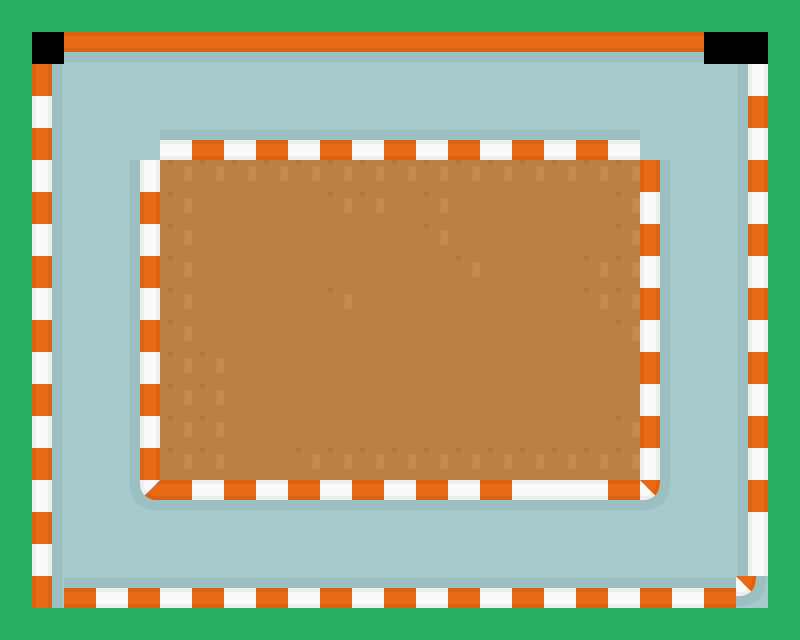

Tiled map render using the project's own tile images. Description and the whole map definition, tile-layer contents included, below:
An orthogonal 25x20 tile map with 32x32 px tiles, 2 tile layers (All, Zabrany).

<map version="1.4" tiledversion="1.4.2" orientation="orthogonal" renderorder="right-down" width="25" height="20" tilewidth="32" tileheight="32" infinite="0" nextlayerid="11" nextobjectid="7">
 <editorsettings>
  <export target="race_01.lua" format="lua" />
 </editorsettings>
 <tileset firstgid="1" source="spritesheet_tiles.tsx" />
 <layer id="1" name="All" width="25" height="20">
  <data encoding="csv">
265,265,265,265,265,265,265,265,265,265,265,265,265,265,265,265,265,265,265,265,265,265,265,265,265,
265,0,0,0,0,0,0,0,0,0,0,0,0,0,0,0,0,0,0,0,0,0,0,0,265,
265,3541,2885,2885,2885,2885,2885,2885,2885,2885,2885,2885,2885,2885,2885,2885,2885,2885,2885,2885,2885,2885,2885,2536,265,
265,3613,2885,2885,2885,2885,2885,2885,2885,2885,2885,2885,2885,2885,2885,2885,2885,2885,2885,2885,2885,2885,2885,2320,265,
265,3541,2885,2885,1234,1373,1374,1373,1374,1373,1374,1373,1374,1373,1374,1373,1374,1373,1374,1373,1234,2885,2885,2536,265,
265,3613,2885,2885,2536,1875,1875,1875,1875,1875,1875,1875,1875,1875,1875,1875,1875,1875,1875,1875,2093,2885,2885,2320,265,
265,3541,2885,2885,2320,1875,2233,2233,2233,2233,1875,1875,2233,1875,2233,2233,2233,2233,2233,1875,2021,2885,2885,2536,265,
265,3613,2885,2885,2536,1875,2233,2305,2305,2305,2233,2233,2233,1875,2305,2305,2305,2305,2305,1875,2093,2885,2885,2320,265,
265,3541,2885,2885,2320,1875,2233,2233,2233,2233,2305,2233,2233,2233,1875,2305,2233,2233,1875,1875,2021,2885,2885,2536,265,
265,3613,2885,2885,2536,1875,2305,2305,2305,2305,1875,2305,2305,2233,2233,2233,2233,2233,1875,1875,2093,2885,2885,2320,265,
265,3541,2885,2885,2320,1875,2305,2233,2233,2233,2233,2233,2233,2305,2305,2305,2305,2305,2233,1875,2021,2885,2885,2536,265,
265,3613,2885,2885,2536,1875,1875,2305,2305,2305,2305,2305,2305,2233,2233,2233,2233,2233,2233,2233,2093,2885,2885,2320,265,
265,3541,2885,2885,2320,1875,1875,2233,2233,2233,2233,2233,2233,2233,2233,2233,2233,2233,2233,2305,2021,2885,2885,2536,265,
265,3613,2885,2885,2536,1875,1875,2233,2305,2305,2305,2305,2305,2305,2305,2305,2305,2305,2305,1875,2093,2885,2885,2320,265,
265,3541,2885,2885,2320,1875,1875,2305,2305,1875,1875,1875,1875,1875,1875,1875,1875,1875,1875,1875,2021,2885,2885,2536,265,
265,3613,2885,2885,2604,2029,2032,2029,2032,2029,2032,2029,2032,2029,2032,2029,2032,2032,2032,2029,2601,2885,2885,2320,265,
265,3541,2885,2885,2885,2885,2885,2885,2885,2885,2885,2885,2885,2885,2885,2885,2885,2885,2885,2885,2885,2885,2885,2536,265,
265,3613,2885,2885,2885,2885,2885,2885,2885,2885,2885,2885,2885,2885,2885,2885,2885,2885,2885,2885,2885,2885,2885,2536,265,
265,1661,2816,3965,3966,3965,3966,3965,3966,3965,3966,3965,3966,3965,3966,3965,3966,3965,3966,3965,3966,3967,3968,2601,265,
265,265,265,265,265,265,265,265,265,265,265,265,265,265,265,265,265,265,265,265,265,265,265,265,265
</data>
 </layer>
 <layer id="9" name="Zabrany" width="25" height="20">
  <properties>
   <property name="collidable" type="bool" value="true" />
  </properties>
  <data encoding="csv">
0,0,0,0,0,0,0,0,0,0,0,0,0,0,0,0,0,0,0,0,0,0,0,0,0,
0,0,1157,1157,1157,1157,1157,1157,1157,1157,1157,1157,1157,1157,1157,1157,1157,1157,1157,1157,1157,1157,0,0,0,
0,0,0,0,0,0,0,0,0,0,0,0,0,0,0,0,0,0,0,0,0,0,0,0,0,
0,0,0,0,0,0,0,0,0,0,0,0,0,0,0,0,0,0,0,0,0,0,0,0,0,
0,0,0,0,0,0,0,0,0,0,0,0,0,0,0,0,0,0,0,0,0,0,0,0,0,
0,0,0,0,0,0,0,0,0,0,0,0,0,0,0,0,0,0,0,0,0,0,0,0,0,
0,0,0,0,0,0,0,0,0,0,0,0,0,0,0,0,0,0,0,0,0,0,0,0,0,
0,0,0,0,0,0,0,0,0,0,0,0,0,0,0,0,0,0,0,0,0,0,0,0,0,
0,0,0,0,0,0,0,0,0,0,0,0,0,0,0,0,0,0,0,0,0,0,0,0,0,
0,0,0,0,0,0,0,0,0,0,0,0,0,0,0,0,0,0,0,0,0,0,0,0,0,
0,0,0,0,0,0,0,0,0,0,0,0,0,0,0,0,0,0,0,0,0,0,0,0,0,
0,0,0,0,0,0,0,0,0,0,0,0,0,0,0,0,0,0,0,0,0,0,0,0,0,
0,0,0,0,0,0,0,0,0,0,0,0,0,0,0,0,0,0,0,0,0,0,0,0,0,
0,0,0,0,0,0,0,0,0,0,0,0,0,0,0,0,0,0,0,0,0,0,0,0,0,
0,0,0,0,0,0,0,0,0,0,0,0,0,0,0,0,0,0,0,0,0,0,0,0,0,
0,0,0,0,0,0,0,0,0,0,0,0,0,0,0,0,0,0,0,0,0,0,0,0,0,
0,0,0,0,0,0,0,0,0,0,0,0,0,0,0,0,0,0,0,0,0,0,0,0,0,
0,0,0,0,0,0,0,0,0,0,0,0,0,0,0,0,0,0,0,0,0,0,0,0,0,
0,0,0,0,0,0,0,0,0,0,0,0,0,0,0,0,0,0,0,0,0,0,0,0,0,
0,0,0,0,0,0,0,0,0,0,0,0,0,0,0,0,0,0,0,0,0,0,0,0,0
</data>
 </layer>
</map>
